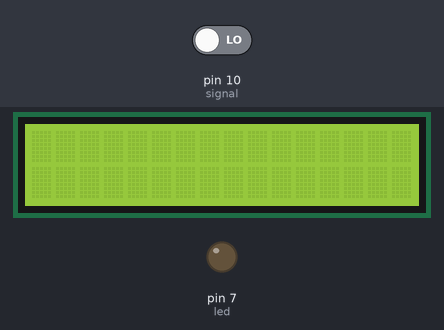
A sketch run on a simulated Arduino Uno, built with avr-gcc and run on an emulated ATmega328P. Shown: 16×2 character LCD, output pins drawn as LEDs (lit = HIGH). The inputs (shaded band) are chosen by the test bench; at power-on: pin 10 (signal) LOW.

Above: at 1.2 s.
1.3 s: pin 10 (signal) driven HIGH
At 1.6 s:
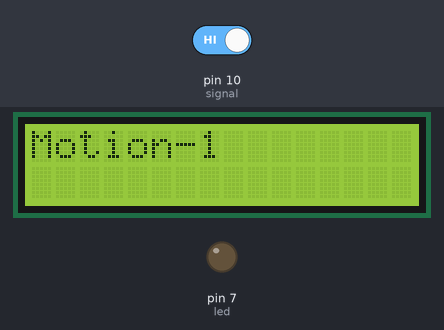
2.8 s: pin 10 (signal) driven LOW
At 3.9 s:
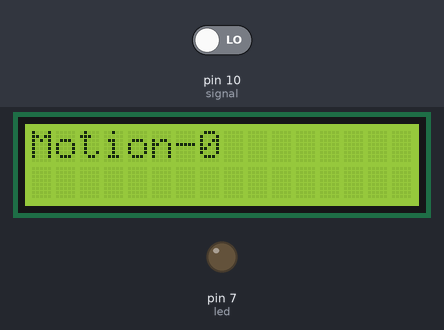
Timing chart, 0 to 5.8 s (numbered marks = the images above; inputs shaded):
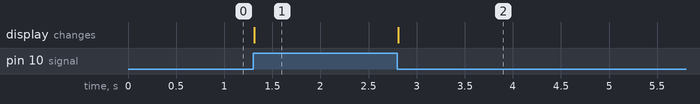

The sketch:

motion-detection.ino
```cpp
#include <LiquidCrystal_I2C.h>
LiquidCrystal_I2C lcd(0x27, 16,2);
int signal= 10;
int led   = 7;
int state;

void setup() {
  pinMode(led, OUTPUT);
  Serial.begin(9600);
  lcd.init();
    lcd.setCursor(0, 0);
  lcd.backlight();
}

void loop() {
 int data  = digitalRead(signal);
 if(data == HIGH){
  if(state == LOW){
    lcd.clear();
    lcd.setCursor(0, 0);
    lcd.print("Motion-1");
    state = HIGH;
  }
 }else if(data==LOW){
    if(state==HIGH){
      lcd.clear();
      lcd.setCursor(0, 0);
      lcd.print("Motion-0");
      state = LOW;
    }
  }
}
```

Measured:
- after the input at 1.3 s, the display: changes at once (image 1)
- after the input at 2.8 s, the display: changes at once (image 2)
